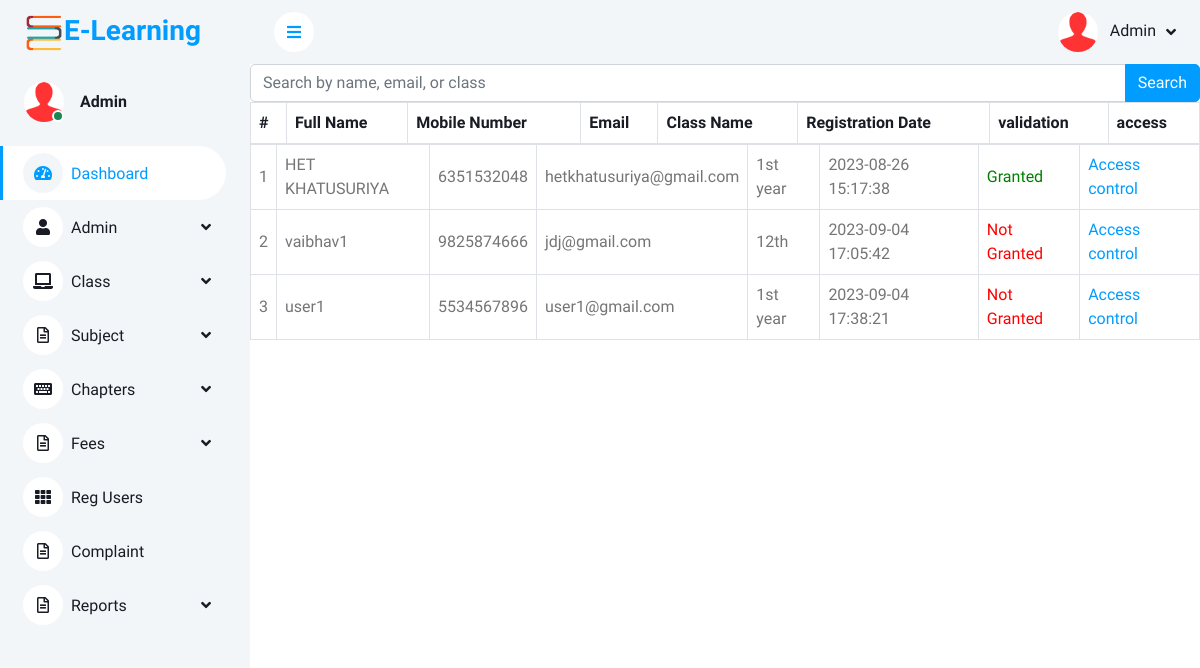
The app's page /admin/reg-users.php (signed in) with its own data.
### tables this page shows
CREATE TABLE IF NOT EXISTS `tbluser` (
  `ID` int NOT NULL AUTO_INCREMENT,
  `FullName` varchar(250) DEFAULT NULL,
  `MobileNumber` bigint DEFAULT NULL,
  `Email` varchar(250) DEFAULT NULL,
  `ClassID` int DEFAULT NULL,
  `Password` varchar(250) DEFAULT NULL,
  `RegDate` timestamp NULL DEFAULT CURRENT_TIMESTAMP,
  `validation` tinyint(1) DEFAULT '0',
  `Paid_fee` int NOT NULL,
  PRIMARY KEY (`ID`)
);

CREATE TABLE IF NOT EXISTS `tblclass` (
  `ID` int NOT NULL AUTO_INCREMENT,
  `Class` varchar(50) DEFAULT NULL,
  `CreationDate` timestamp NULL DEFAULT CURRENT_TIMESTAMP,
  `Class_fee` int NOT NULL,
  PRIMARY KEY (`ID`)
);

### admin/reg-users.php (the view, shortened to what this page needs)
<?php
include('includes/dbconnection.php');
if (strlen($_SESSION['ocasaid'] == 0)) {
    header('location:logout.php');
} else {
    $servername = "localhost";
    $username = "root";
    $password = "";
    $dbname = "ocmmsdb";
    $conn = new mysqli($servername, $username, $password, $dbname);
    $searchQuery = "";
    ?>
    <!DOCTYPE html>
    <html lang="en">
    <head>
        <link href="https://cdnjs.cloudflare.com/ajax/libs/font-awesome/5.10.0/css/all.min.css" rel="stylesheet">
        <link href="https://cdn.jsdelivr.net/npm/bootstrap-icons@1.4.1/font/bootstrap-icons.css" rel="stylesheet">
        <link href="lib/owlcarousel/assets/owl.carousel.min.css" rel="stylesheet">
        <link href="lib/tempusdominus/css/tempusdominus-bootstrap-4.min.css" rel="stylesheet" />
        <link href="css/bootstrap.min.css" rel="stylesheet">
        <link href="css/style.css" rel="stylesheet">
    </head>
    <body>
        <div class="container-fluid position-relative bg-white d-flex p-0">
            <?php include_once('includes/sidebar.php'); ?>
            <div class="content">
                <?php include_once('includes/header.php'); ?>
                <div class="table-responsive">
                    <table class="table text-start align-middle table-bordered table-hover mb-0">
                        <thead>
                            <tr class="text-dark">
                                <th scope="col">#</th>
                                <th scope="col">Full Name</th>
                                <th scope="col">Mobile Number</th>
                                <th scope="col">Email</th>
                                <th scope="col">Class Name</th>
                                <th scope="col">Registration Date</th>
                                <th scope="col">validation</th>
                                <th scope="col">access</th>
                            </tr>
                        </thead>
                        <tbody>
                            <form method="post" class="mb-4">
                                <div class="input-group">
                                    <input type="text" class="form-control" name="searchText"
                                        placeholder="Search by name, email, or class" value="<?php echo $searchQuery; ?>">
                                    <button type="submit" name="search" class="btn btn-primary">Search</button>
                                </div>
                            </form>
                            <div class="table-responsive">
                                <table class="table text-start align-middle table-bordered table-hover mb-0">
                                    <tbody>
                                        <?php
                                        $sql = "SELECT u.FullName, u.MobileNumber, u.Email, u.ClassID, u.RegDate, u.validation, c.class FROM tbluser u
                            LEFT JOIN tblclass c ON u.ClassID = c.ID
                            WHERE u.FullName LIKE '%$searchQuery%' OR u.Email LIKE '%$searchQuery%' OR c.class LIKE '%$searchQuery%'";
                                        $result = $conn->query($sql);
                                        if ($result->num_rows > 0) {
                                            $count = 1;
                                            while ($row = $result->fetch_assoc()) {
                                                echo '<tr>';
                                                echo '<td>' . $count . '</td>';
                                                echo '<td>' . $row["FullName"] . '</td>';
                                                echo '<td>' . $row["MobileNumber"] . '</td>';
                                                echo '<td>' . $row["Email"] . '</td>';
                                                echo '<td>' . $row["class"] . '</td>';
                                                echo '<td>' . $row["RegDate"] . '</td>';
                                                echo '<td>';
                                                if ($row["validation"] == 1) {
                                                    echo '<span style="color: green;">Granted</span>';
                                                } else {
                                                    echo '<span style="color: red;">Not Granted</span>';
                                                }
                                                echo '</td>';
                                                echo '<td><a href="toggle_validation.php?email=' . $row["Email"] . '">Access control</a></td>';
                                                echo '</tr>';
                                                $count++;
                                            }
                                        } else {
                                            echo '<tr><td colspan="7">No records found!</td></tr>';
                                        }
                                        ?>
                                    </tbody>
                                </table>
                            </div>
    </body>
    </html>
<?php } ?>

### admin/includes/sidebar.php (shortened to what this page needs)
<div class="sidebar pe-4 pb-3">
    <nav class="navbar bg-light navbar-light">
        <a href="dashboard.php" class="navbar-brand mx-4 mb-3">
            <h3 class="text-primary"><img src="..\images\icon\favicon.png" height="40px"></i>E-Learning</h3>
        </a>
        <div class="d-flex align-items-center ms-4 mb-4">
            <div class="position-relative">
                <img class="rounded-circle" src="img/user.jpg" alt="" style="width: 40px; height: 40px;">
                <div
                    class="bg-success rounded-circle border border-2 border-white position-absolute end-0 bottom-0 p-1">
                </div>
            </div>
            <div class="ms-3">
                <?php
                $aid = $_SESSION['ocasaid'];
                $sql = "SELECT * from  tbladmin where ID=:aid";
                $query = $dbh->prepare($sql);
                $query->bindParam(':aid', $aid, PDO::PARAM_STR);
                $query->execute();
                $results = $query->fetchAll(PDO::FETCH_OBJ);
                $cnt = 1;
                if ($query->rowCount() > 0) {
                    foreach ($results as $row) { ?>
                        <h6 class="mb-0">
                            <?php echo $row->AdminName; ?>
                        </h6>
                        <!-- <span><?php echo $row->Email; ?></span><?php $cnt = $cnt + 1;
                    }
                } ?> -->
            </div>
        </div>
        <div class="navbar-nav w-100">
            <a href="dashboard.php" class="nav-item nav-link active"><i
                    class="fa fa-tachometer-alt me-2"></i>Dashboard</a>
            <div class="nav-item dropdown">
                <a href="#" class="nav-link dropdown-toggle" data-bs-toggle="dropdown"><i
                        class="fa fa-user me-2"></i>Admin</a>
            </div>
            <div class="nav-item dropdown">
                <a href="#" class="nav-link dropdown-toggle" data-bs-toggle="dropdown"><i
                        class="fa fa-laptop me-2"></i>Class</a>
            </div>
            <div class="nav-item dropdown">
                <a href="#" class="nav-link dropdown-toggle" data-bs-toggle="dropdown"><i
                        class="far fa-file-alt me-2"></i>Subject</a>
            </div>
            <div class="nav-item dropdown">
                <a href="#" class="nav-link dropdown-toggle" data-bs-toggle="dropdown"><i
                        class="fa fa-keyboard me-2"></i>Chapters</a>
            </div>
            <div class="nav-item dropdown">
                <a href="#" class="nav-link dropdown-toggle" data-bs-toggle="dropdown"><i
                        class="far fa-file-alt me-2"></i>Fees</a>
            </div>
            <a href="reg-users.php" class="nav-item nav-link"><i class="fa fa-th me-2"></i>Reg Users</a>
            <a href="view-complaint.php" class="nav-item nav-link"><i class="far fa-file-alt me-2"></i>Complaint</a>
            <div class="nav-item dropdown">
                <a href="#" class="nav-link dropdown-toggle" data-bs-toggle="dropdown"><i
                        class="far fa-file-alt me-2"></i>Reports</a>
            </div>
        </div>
    </nav>
</div>

### admin/includes/header.php (shortened to what this page needs)
            <nav class="navbar navbar-expand bg-light navbar-light sticky-top px-4 py-0" style ="background-color:red">
                <a href="#" class="sidebar-toggler flex-shrink-0">
                    <i class="fa fa-bars"></i>
                </a>
                <div class="navbar-nav align-items-center ms-auto" >
                   <?php
$aid=$_SESSION['ocasaid'];
$sql="SELECT * from  tbladmin where ID=:aid";
$query = $dbh -> prepare($sql);
$query->bindParam(':aid',$aid,PDO::PARAM_STR);
$query->execute();
$results=$query->fetchAll(PDO::FETCH_OBJ);
$cnt=1;
if($query->rowCount() > 0)
{
foreach($results as $row)
{               ?>
                    <div class="nav-item dropdown" >
                        <a href="#" class="nav-link dropdown-toggle" data-bs-toggle="dropdown">
                            <img class="rounded-circle me-lg-2" src="img/user.jpg" alt="" style="width: 40px; height: 40px;">
                            <span class="d-none d-lg-inline-flex"><?php  echo $row->AdminName;?></span><?php $cnt=$cnt+1;}} ?>
                        </a>
                    </div>
                </div>
            </nav>

### admin/css/style.css (style rules this page uses)
:root { --primary: #009CFF; --light: #F3F6F9; --dark: #191C24; }
.btn { transition: .5s; }
.btn.btn-primary { color: #FFFFFF; }
.sidebar { position: fixed; top: 0; left: 0; bottom: 0; width: 250px; height: 100vh; overflow-y: auto; background: var(--light); transition: 0.5s; z-index: 999; }
.content { margin-left: 250px; min-height: 100vh; background: #FFFFFF; transition: 0.5s; }
@media (min-width: 992px) { .sidebar { margin-left: 0; } }
@media (min-width: 992px) { .content { width: calc(100% - 250px); } }
.sidebar .navbar .navbar-nav .nav-link { padding: 7px 20px; color: var(--dark); font-weight: 500; border-left: 3px solid var(--light); border-radius: 0 30px 30px 0; outline: none; }
.sidebar .navbar .navbar-nav .nav-link:hover, .sidebar .navbar .navbar-nav .nav-link.active { color: var(--primary); background: #FFFFFF; border-color: var(--primary); }
.sidebar .navbar .navbar-nav .nav-link i { width: 40px; height: 40px; display: inline-flex; align-items: center; justify-content: center; background: #FFFFFF; border-radius: 40px; }
.sidebar .navbar .navbar-nav .nav-link:hover i, .sidebar .navbar .navbar-nav .nav-link.active i { background: var(--light); }
.sidebar .navbar .dropdown-toggle::after { position: absolute; top: 15px; right: 15px; border: none; content: "\f107"; font-family: "Font Awesome 5 Free"; font-weight: 900; transition: .5s; }
.content .navbar .navbar-nav .nav-link { margin-left: 25px; padding: 12px 0; color: var(--dark); outline: none; }
.content .navbar .sidebar-toggler, .content .navbar .navbar-nav .nav-link i { width: 40px; height: 40px; display: inline-flex; align-items: center; justify-content: center; background: #FFFFFF; border-radius: 40px; }
.content .navbar .dropdown-toggle::after { margin-left: 6px; vertical-align: middle; border: none; content: "\f107"; font-family: "Font Awesome 5 Free"; font-weight: 900; transition: .5s; }

### records on screen
tbluser: FullName "HET KHATUSURIYA", MobileNumber "6351532048", Email "hetkhatusuriya@gmail.com", ClassID.Class "1st year", RegDate "2023-08-26 15:17:38", validation "Granted"
tbluser: FullName "vaibhav1", MobileNumber "9825874666", Email "jdj@gmail.com", ClassID.Class "12th", RegDate "2023-09-04 17:05:42", validation "Not Granted"
tbluser: FullName "user1", MobileNumber "5534567896", Email "user1@gmail.com", ClassID.Class "1st year", RegDate "2023-09-04 17:38:21", validation "Not Granted"

### other values on screen
$row->AdminName "Admin"
